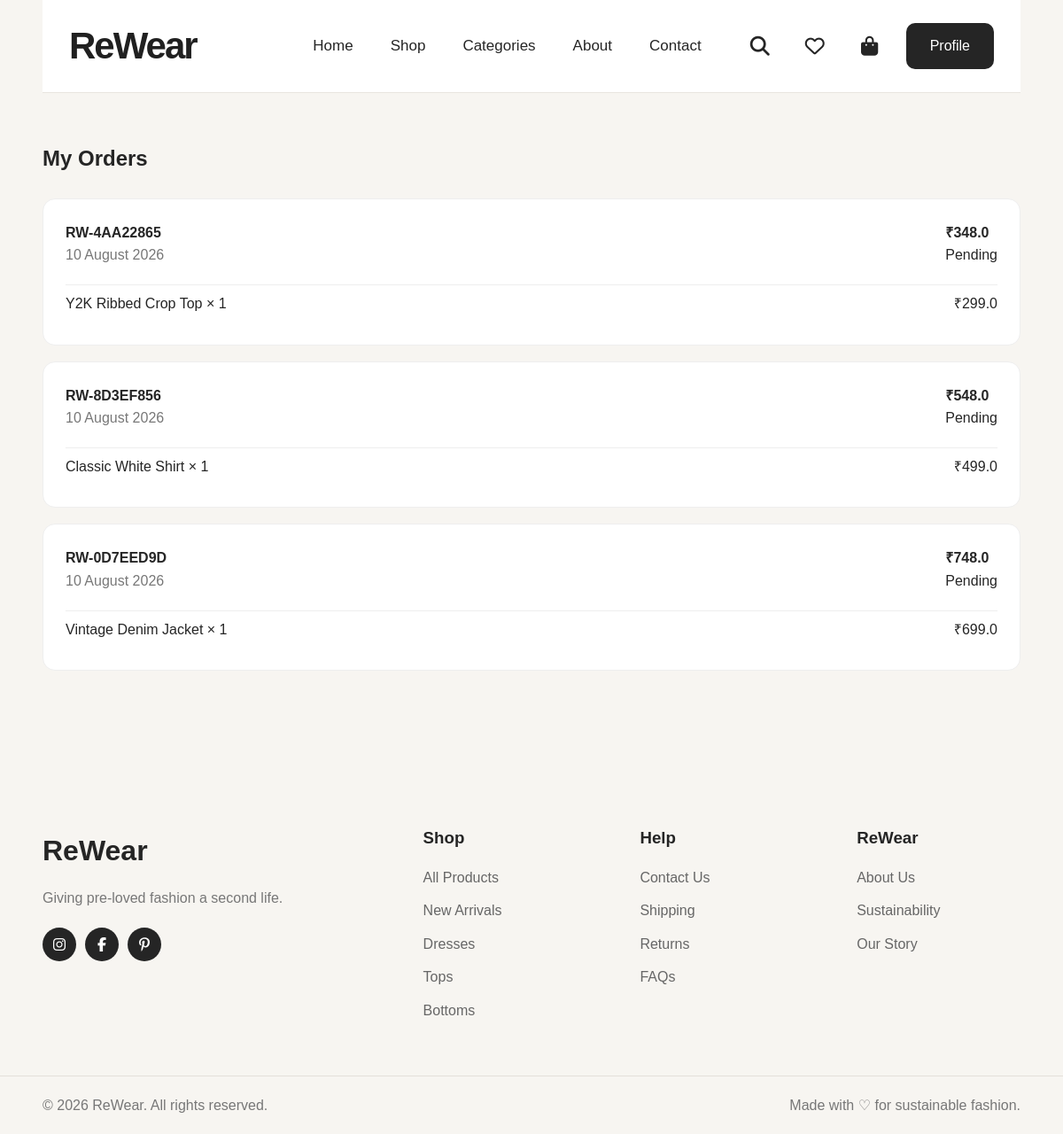
/orders (signed in), run on the app's committed database.
### models/order.py (models this page shows, shortened)
class Order(db.Model):
    __tablename__ = "orders"
    id = db.Column(db.Integer, primary_key=True)
    order_number = db.Column(
        db.String(50),
        unique=True,
        nullable=False
    )
    user_id = db.Column(
        db.Integer,
        db.ForeignKey("users.id"),
        nullable=False
    )
    total_amount = db.Column(
        db.Float,
        nullable=False
    )
    shipping_fee = db.Column(
        db.Float,
        default=0,
        nullable=False
    )
    status = db.Column(
        db.String(50),
        default="Pending",
        nullable=False
    )
    created_at = db.Column(
        db.DateTime,
        server_default=db.func.now()
    )
    full_name = db.Column(
        db.String(100),
        nullable=False
    )
    phone = db.Column(
        db.String(20),
        nullable=False
    )
    address = db.Column(
        db.String(300),
        nullable=False
    )
    city = db.Column(
        db.String(100),
        nullable=False
    )
    state = db.Column(
        db.String(100),
        nullable=False
    )
    pincode = db.Column(
        db.String(10),
        nullable=False
    )
    user = db.relationship(
        "User",
        back_populates="orders"
    )
    items = db.relationship(
        "OrderItem",
        back_populates="order",
        cascade="all, delete-orphan"
    )

class OrderItem(db.Model):
    __tablename__ = "order_items"
    id = db.Column(
        db.Integer,
        primary_key=True
    )
    order_id = db.Column(
        db.Integer,
        db.ForeignKey("orders.id"),
        nullable=False
    )
    product_id = db.Column(
        db.Integer,
        db.ForeignKey("products.id"),
        nullable=False
    )
    quantity = db.Column(
        db.Integer,
        nullable=False
    )
    price = db.Column(
        db.Float,
        nullable=False
    )
    order = db.relationship(
        "Order",
        back_populates="items"
    )
    product = db.relationship(
        "Product",
        back_populates="order_items"
    )
    @property
    def subtotal(self):
        return self.price * self.quantity

### models/product.py (models this page shows, shortened)
class Product(db.Model):
    __tablename__ = "products"
    id = db.Column(db.Integer, primary_key=True)
    name = db.Column(db.String(200), nullable=False)
    slug = db.Column(db.String(200), unique=True, nullable=False)
    description = db.Column(db.Text, nullable=False)
    price = db.Column(db.Float, nullable=False)
    original_price = db.Column(db.Float, nullable=True)
    size = db.Column(db.String(50), nullable=False)
    brand = db.Column(db.String(100), nullable=True)
    condition = db.Column(db.String(100), nullable=False)
    stock = db.Column(db.Integer, default=0, nullable=False)
    image_url = db.Column(db.String(500), nullable=True)
    category_id = db.Column(
        db.Integer,
        db.ForeignKey("categories.id"),
        nullable=False
    )
    category = db.relationship(
        "Category",
        back_populates="products"
    )
    order_items = db.relationship(
        "OrderItem",
        back_populates="product"
    )
    wishlist_items = db.relationship(
        "WishlistItem",
        back_populates="product"
    )

### routes/orders.py (the view)
@orders_bp.route("/orders")
@login_required
def orders():
    orders = Order.query.filter_by(
        user_id=current_user.id
    ).order_by(
        Order.created_at.desc()
    ).all()
    return render_template(
        "orders.html",
        orders=orders
    )

### templates/orders.html (shortened to what this page needs)
{% extends "base.html" %}
{% block content %}
<section style="padding:60px 0 90px;">
    <div class="container">
        <h1>
            My Orders
        </h1>
        {% if orders %}
            <div style="margin-top:30px;">
                {% for order in orders %}
                <div
                    style="
                        background:white;
                        padding:25px;
                        border-radius:14px;
                        border:1px solid #eee;
                        margin-bottom:18px;
                    "
                >
                    <div
                        style="
                            display:flex;
                            justify-content:space-between;
                            gap:20px;
                            flex-wrap:wrap;
                        "
                    >
                        <div>
                            <strong>
                                {{ order.order_number }}
                            </strong>
                            <p style="color:#777; margin-bottom:0;">
                                {{ order.created_at.strftime('%d %B %Y') if order.created_at else '' }}
                            </p>
                        </div>
                        <div>
                            <strong>
                                ₹{{ order.total_amount }}
                            </strong>
                            <p style="margin-bottom:0;">
                                {{ order.status }}
                            </p>
                        </div>
                    </div>
                    <div style="margin-top:20px;">
                        {% for item in order.items %}
                        <div
                            style="
                                display:flex;
                                justify-content:space-between;
                                padding:8px 0;
                                border-top:1px solid #eee;
                            "
                        >
                            <span>
                                {{ item.product.name }}
                                × {{ item.quantity }}
                            </span>
                            <span>
                                ₹{{ item.subtotal }}
                            </span>
                        </div>
                        {% endfor %}
                    </div>
                </div>
                {% endfor %}
            </div>
        {% endif %}
    </div>
</section>
{% endblock %}

### static/css/style.css (style rules this page uses)
* { margin: 0; padding: 0; box-sizing: border-box; }
html { scroll-behavior: smooth; }
body { font-family: Arial, Helvetica, sans-serif; background: #f7f5f1; color: #252525; line-height: 1.6; }
.container { width: min(92%, 1660px); margin: 0 auto; }
h1, h2, h3 { line-height: 1.2; }

### data on the page
Order: order_number "RW-4AA22865", created_at "10 August 2026", total_amount "348.0", status "Pending"
OrderItem: product.name "Y2K Ribbed Crop Top", quantity "1", subtotal "299.0"
Order: order_number "RW-8D3EF856", created_at "10 August 2026", total_amount "548.0", status "Pending"
OrderItem: product.name "Classic White Shirt", quantity "1", subtotal "499.0"
Order: order_number "RW-0D7EED9D", created_at "10 August 2026", total_amount "748.0", status "Pending"
OrderItem: product.name "Vintage Denim Jacket", quantity "1", subtotal "699.0"
